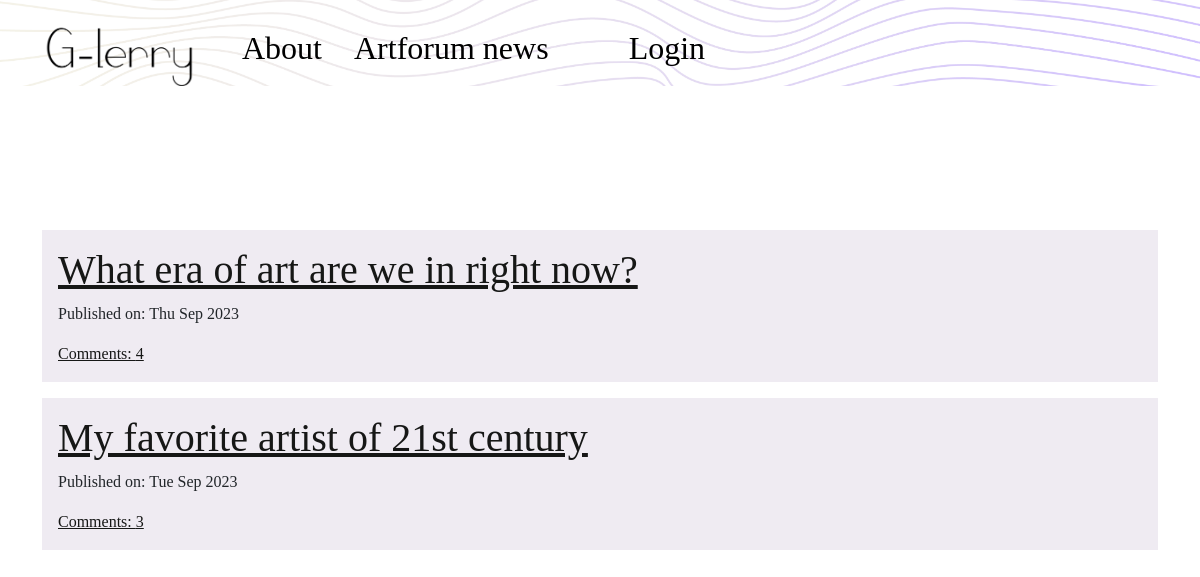
The page / on the database its author committed.
### blog/models.py (models this page shows, shortened)
class Post(models.Model):
    author = models.ForeignKey('auth.User', on_delete=models.CASCADE)
    title = models.CharField(max_length=200)
    text = models.TextField()
    create_date = models.DateTimeField(default=timezone.now)
    published_date = models.DateTimeField(blank=True, null=True)
    def approve_comments(self):
        return self.comments.filter(approved_comment=True)
    """
        The primary key patches to self.pk, after i create post, and i hit publication,
        go to post detail of the primary key of post i just created

    """

### blog/views.py (the view)
# urls.py: path('', views.PostListView.as_view(), name='post_list'),
class PostListView(ListView):
    model = Post
    def get_queryset(self):
        return Post.objects.filter(published_date__lte=timezone.now()).order_by('-published_date')
    """

    with get query set - set SQL query in model.
    Grab post model.all objects and filter them based on condition.
    --lte=less than or equal to current tiem and order them based by curent date (the dash means DESC order

    """

### blog/templates/blog/post_list.html
{% extends "blog/base.html" %}
{% block content %}
<div class="centerstage">
    {% for post in post_list %}
    <div class="post">
        <h1><a class="post-list-content" href="{% url 'post_detail' pk=post.pk %}">{{ post.title }}</a></h1>
        <div>
            <p>Published on: {{ post.published_date|date:"D M Y" }}</p>
        </div>
    <a class="post-list-content" href="{% url 'post_detail' pk=post.pk %}">Comments: {{ post.approve_comments.count }}</a>
    </div>
    {% endfor %}
</div>
{% endblock %}

### blog/static/css/blog.css (style rules this page uses)
* { font-family: 'Playfair Display', serif; }
.post-list-content { color: #161716; }
.post { background-color: #efebf2; padding: 1rem; margin: 1rem 0; }

### rows shown on the page
Post: title "What era of art are we in right now?", published_date "Thu Sep 2023", approve_comments.count "4"
Post: title "My favorite artist of 21st century", published_date "Tue Sep 2023", approve_comments.count "3"
